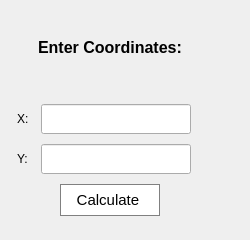
         <widget class="QWidget" name="Manual">
          <widget class="QWidget" name="enter_coordinates" native="true">
           <property name="geometry">
            <rect>
             <x>-10</x>
             <y>20</y>
             <width>241</width>
             <height>211</height>
            </rect>
           </property>
           <property name="maximumSize">
            <size>
             <width>16777215</width>
             <height>250</height>
            </size>
           </property>
           <layout class="QGridLayout" name="gridLayout_14">
            <property name="leftMargin">
             <number>15</number>
            </property>
            <property name="topMargin">
             <number>15</number>
            </property>
            <property name="rightMargin">
             <number>15</number>
            </property>
            <property name="bottomMargin">
             <number>15</number>
            </property>
            <property name="spacing">
             <number>10</number>
            </property>
            <item row="2" column="0">
             <widget class="QWidget" name="s2" native="true">
              <property name="maximumSize">
               <size>
                <width>16777215</width>
                <height>40</height>
               </size>
              </property>
              <layout class="QGridLayout" name="gridLayout_17">
               <property name="leftMargin">
                <number>0</number>
               </property>
               <property name="topMargin">
                <number>0</number>
               </property>
               <property name="rightMargin">
                <number>25</number>
               </property>
               <property name="bottomMargin">
                <number>0</number>
               </property>
               <property name="spacing">
                <number>0</number>
               </property>
               <item row="1" column="0" alignment="Qt::AlignHCenter">
                <widget class="QLabel" name="xLabel_3">
                 <property name="text">
                  <string>X:</string>
                 </property>
                </widget>
               </item>
               <item row="1" column="1">
                <widget class="QLineEdit" name="X_user_input">
                 <property name="minimumSize">
                  <size>
                   <width>0</width>
                   <height>30</height>
                  </size>
                 </property>
                 <property name="maximumSize">
                  <size>
                   <width>150</width>
                   <height>16777215</height>
                  </size>
                 </property>
                 <property name="readOnly">
                  <bool>false</bool>
                 </property>
                </widget>
               </item>
              </layout>
             </widget>
            </item>
            <item row="3" column="0">
             <widget class="QWidget" name="s1" native="true">
              <property name="maximumSize">
               <size>
                <width>16777215</width>
                <height>40</height>
               </size>
              </property>
              <layout class="QGridLayout" name="gridLayout_16">
               <property name="leftMargin">
                <number>0</number>
               </property>
               <property name="topMargin">
                <number>0</number>
               </property>
               <property name="rightMargin">
                <number>25</number>
               </property>
               <property name="bottomMargin">
                <number>0</number>
               </property>
               <property name="spacing">
                <number>0</number>
               </property>
               <item row="0" column="1">
                <widget class="QLineEdit" name="Y_user_input">
                 <property name="minimumSize">
                  <size>
                   <width>0</width>
                   <height>30</height>
                  </size>
                 </property>
                 <property name="maximumSize">
                  <size>
                   <width>150</width>
                   <height>16777215</height>
                  </size>
                 </property>
                 <property name="readOnly">
                  <bool>false</bool>
                 </property>
                </widget>
               </item>
               <item row="0" column="0" alignment="Qt::AlignHCenter">
                <widget class="QLabel" name="label_13">
                 <property name="text">
                  <string>Y:</string>
                 </property>
                </widget>
               </item>
              </layout>
             </widget>
            </item>
            <item row="0" column="0" alignment="Qt::AlignHCenter">
             <widget class="QLabel" name="coordinates_enter">
              <property name="maximumSize">
               <size>
                <width>16777215</width>
                <height>30</height>
               </size>
              </property>
              <property name="font">
               <font>
                <pointsize>12</pointsize>
                <weight>75</weight>
                <bold>true</bold>
               </font>
              </property>
              <property name="text">
               <string>Enter Coordinates:</string>
              </property>
             </widget>
            </item>
            <item row="4" column="0" alignment="Qt::AlignHCenter">
             <widget class="QPushButton" name="calculate">
              <property name="minimumSize">
               <size>
                <width>100</width>
                <height>32</height>
               </size>
              </property>
              <property name="styleSheet">
               <string notr="true">QPushButton{
	border-radius: 20px;
    background-color:white;
	border: 1px solid rgb(128,128,128);
	font-size:15px;

}

QPushButton:hover {
	border-radius: 20px;
   	color: rgb(230, 0, 92);
	border:1px solid rgb(230, 0, 92);
}

</string>
              </property>
              <property name="text">
               <string>Calculate </string>
              </property>
             </widget>
            </item>
            <item row="1" column="0" alignment="Qt::AlignHCenter">
             <widget class="QLabel" name="coord_status">
              <property name="maximumSize">
               <size>
                <width>16777215</width>
                <height>25</height>
               </size>
              </property>
              <property name="styleSheet">
               <string notr="true">color: rgb(51, 209, 122);</string>
              </property>
              <property name="text">
               <string/>
              </property>
             </widget>
            </item>
           </layout>
          </widget>
         </widget>
